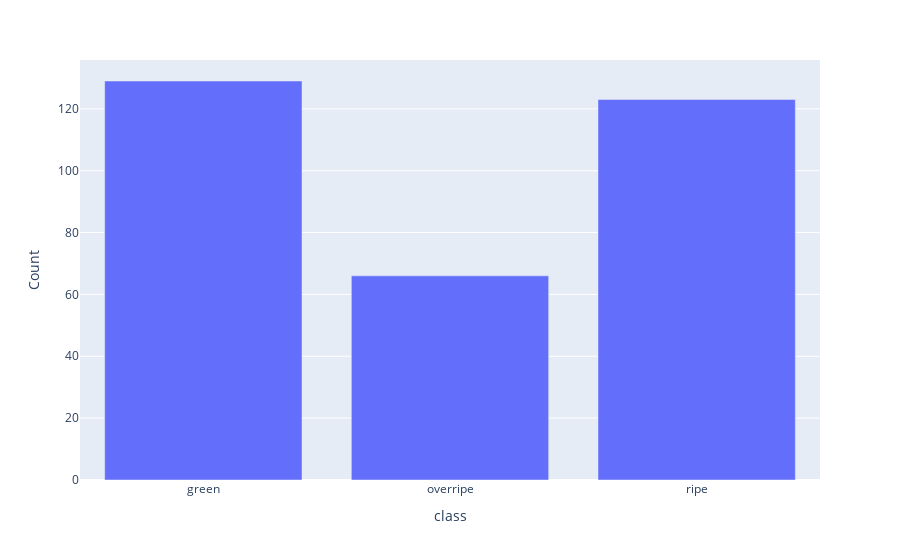

The notebook cell this image was saved under:
### Code cell
dfg=df.groupby('class').count().reset_index()
dfg=dfg.rename(columns={"Path": "Count"})

fig = px.bar(dfg, x='class', y='Count')
fig.show()

### Figure 1 — Plotly figure (JSON) as saved in the notebook; plotly's stock layout.template omitted (floating-point values rounded to 4 significant figures)
{"data": [{"alignmentgroup": "True", "hovertemplate": "class=%{x}<br>Count=%{y}<extra></extra>", "legendgroup": "", "marker": {"color": "#636efa"}, "name": "", "offsetgroup": "", "orientation": "v", "showlegend": false, "textposition": "auto", "type": "bar", "x": ["green", "overripe", "ripe"], "xaxis": "x", "y": [129, 66, 123], "yaxis": "y"}], "layout": {"barmode": "relative", "legend": {"tracegroupgap": 0}, "margin": {"t": 60}, "xaxis": {"anchor": "y", "domain": [0, 1], "title": {"text": "class"}}, "yaxis": {"anchor": "x", "domain": [0, 1], "title": {"text": "Count"}}}}
